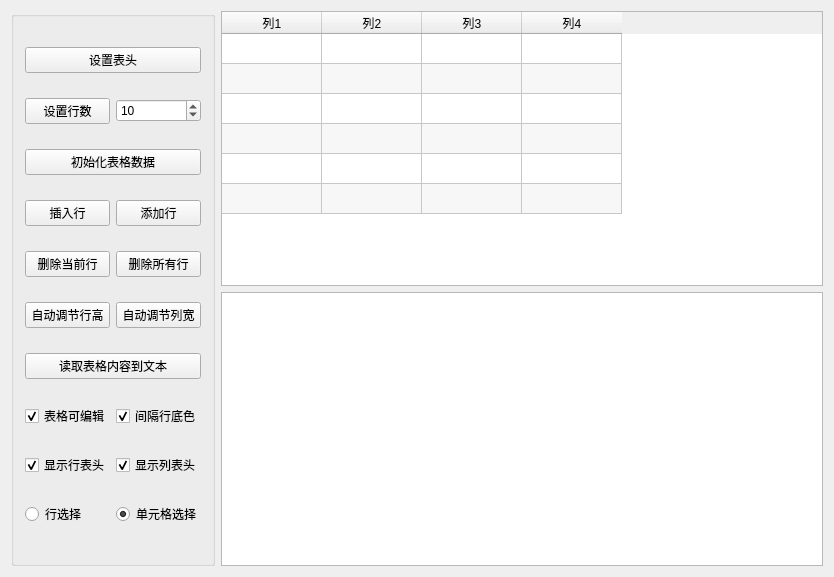
<?xml version="1.0" encoding="UTF-8"?>
<ui version="4.0">
 <class>MyWidget</class>
 <widget class="QWidget" name="MyWidget">
  <property name="geometry">
   <rect>
    <x>0</x>
    <y>0</y>
    <width>834</width>
    <height>577</height>
   </rect>
  </property>
  <property name="windowTitle">
   <string>MyWidget</string>
  </property>
  <layout class="QGridLayout" name="gridLayout_2">
   <item row="0" column="0" rowspan="2">
    <widget class="QGroupBox" name="groupBox">
     <property name="title">
      <string/>
     </property>
     <layout class="QGridLayout" name="gridLayout">
      <item row="0" column="0" colspan="2">
       <widget class="QPushButton" name="btnSetHeader">
        <property name="text">
         <string>设置表头</string>
        </property>
       </widget>
      </item>
      <item row="1" column="0">
       <widget class="QPushButton" name="btnSetRows">
        <property name="text">
         <string>设置行数</string>
        </property>
       </widget>
      </item>
      <item row="2" column="0" colspan="2">
       <widget class="QPushButton" name="btnIniData">
        <property name="text">
         <string>初始化表格数据</string>
        </property>
       </widget>
      </item>
      <item row="1" column="1">
       <widget class="QSpinBox" name="spinRowCount">
        <property name="value">
         <number>10</number>
        </property>
       </widget>
      </item>
      <item row="3" column="0">
       <widget class="QPushButton" name="btnInsertRow">
        <property name="text">
         <string>插入行</string>
        </property>
       </widget>
      </item>
      <item row="3" column="1">
       <widget class="QPushButton" name="btnAppendRow">
        <property name="text">
         <string>添加行</string>
        </property>
       </widget>
      </item>
      <item row="9" column="0">
       <widget class="QRadioButton" name="rBtnSelectRow">
        <property name="text">
         <string>行选择</string>
        </property>
       </widget>
      </item>
      <item row="5" column="0">
       <widget class="QPushButton" name="btnAutoHeght">
        <property name="text">
         <string>自动调节行高</string>
        </property>
       </widget>
      </item>
      <item row="5" column="1">
       <widget class="QPushButton" name="btnAutoWidth">
        <property name="text">
         <string>自动调节列宽</string>
        </property>
       </widget>
      </item>
      <item row="6" column="0" colspan="2">
       <widget class="QPushButton" name="btnReadToEdit">
        <property name="text">
         <string>读取表格内容到文本</string>
        </property>
       </widget>
      </item>
      <item row="7" column="1">
       <widget class="QCheckBox" name="chkBoxRowColor">
        <property name="text">
         <string>间隔行底色</string>
        </property>
        <property name="checked">
         <bool>true</bool>
        </property>
       </widget>
      </item>
      <item row="8" column="0">
       <widget class="QCheckBox" name="chkBoxHeaderH">
        <property name="text">
         <string>显示行表头</string>
        </property>
        <property name="checked">
         <bool>true</bool>
        </property>
       </widget>
      </item>
      <item row="8" column="1">
       <widget class="QCheckBox" name="chkBoxHeaderV">
        <property name="text">
         <string>显示列表头</string>
        </property>
        <property name="checked">
         <bool>true</bool>
        </property>
       </widget>
      </item>
      <item row="7" column="0">
       <widget class="QCheckBox" name="chkBoxTabEditable">
        <property name="text">
         <string>表格可编辑</string>
        </property>
        <property name="checked">
         <bool>true</bool>
        </property>
       </widget>
      </item>
      <item row="9" column="1">
       <widget class="QRadioButton" name="rBtnSelectItem">
        <property name="text">
         <string>单元格选择</string>
        </property>
        <property name="checked">
         <bool>true</bool>
        </property>
       </widget>
      </item>
      <item row="4" column="1">
       <widget class="QPushButton" name="btnDelAllRow">
        <property name="text">
         <string>删除所有行</string>
        </property>
       </widget>
      </item>
      <item row="4" column="0">
       <widget class="QPushButton" name="btnDelCurRow">
        <property name="text">
         <string>删除当前行</string>
        </property>
       </widget>
      </item>
     </layout>
    </widget>
   </item>
   <item row="0" column="1">
    <widget class="QTableWidget" name="tableInfo">
     <property name="alternatingRowColors">
      <bool>true</bool>
     </property>
     <attribute name="verticalHeaderVisible">
      <bool>false</bool>
     </attribute>
     <attribute name="verticalHeaderCascadingSectionResizes">
      <bool>false</bool>
     </attribute>
     <row>
      <property name="text">
       <string>1</string>
      </property>
     </row>
     <row>
      <property name="text">
       <string>2</string>
      </property>
     </row>
     <row>
      <property name="text">
       <string>3</string>
      </property>
     </row>
     <row>
      <property name="text">
       <string>4</string>
      </property>
     </row>
     <row>
      <property name="text">
       <string>5</string>
      </property>
     </row>
     <row>
      <property name="text">
       <string>6</string>
      </property>
     </row>
     <column>
      <property name="text">
       <string>列1</string>
      </property>
     </column>
     <column>
      <property name="text">
       <string>列2</string>
      </property>
     </column>
     <column>
      <property name="text">
       <string>列3</string>
      </property>
     </column>
     <column>
      <property name="text">
       <string>列4</string>
      </property>
     </column>
    </widget>
   </item>
   <item row="1" column="1">
    <widget class="QPlainTextEdit" name="textEdit"/>
   </item>
  </layout>
 </widget>
 <layoutdefault spacing="6" margin="11"/>
 <resources/>
 <connections/>
</ui>
